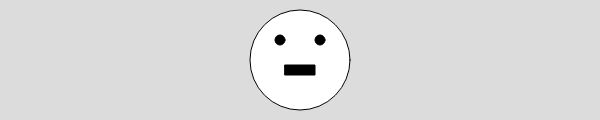
Frame 1 (no input)
Frame 60 (no input): identical to frame 1, image omitted
Frame 120 (the mouse pressed at the canvas centre since frame 60): identical to frame 1, image omitted

The p5.js sketch that drew this single still picture (run headless with seeded random() and noise() and a simulated clock; from frame 60 on, the mouse is pressed at the canvas centre):

// p5.js sketch
// ── sketch.js
function setup() {
  createCanvas(600, 120);
}

function draw() {
  background(220);
  fill(255);
  ellipse(300, 60, 100, 100);
  fill(0);
  ellipse(280, 40, 10, 10);
  ellipse(320, 40, 10, 10);
  rectMode(CENTER);
  rect(300, 70, 30, 10);
}
